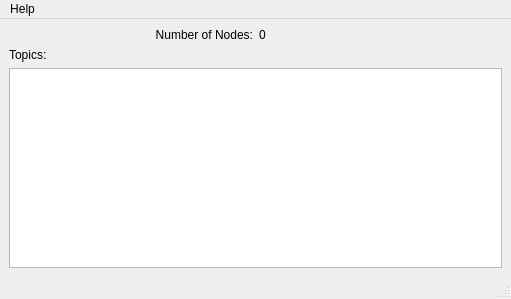
<?xml version="1.0" encoding="UTF-8"?>
<ui version="4.0">
 <class>server</class>
 <widget class="QMainWindow" name="server">
  <property name="geometry">
   <rect>
    <x>0</x>
    <y>0</y>
    <width>511</width>
    <height>299</height>
   </rect>
  </property>
  <property name="windowTitle">
   <string>server</string>
  </property>
  <widget class="QWidget" name="centralwidget">
   <layout class="QGridLayout" name="gridLayout">
    <item row="0" column="0">
     <layout class="QVBoxLayout" name="verticalLayout_2">
      <item>
       <layout class="QHBoxLayout" name="horizontalLayout">
        <item>
         <widget class="QLabel" name="label">
          <property name="text">
           <string>Number of Nodes:</string>
          </property>
          <property name="alignment">
           <set>Qt::AlignRight|Qt::AlignTrailing|Qt::AlignVCenter</set>
          </property>
         </widget>
        </item>
        <item>
         <widget class="QLabel" name="label_2">
          <property name="text">
           <string>0</string>
          </property>
         </widget>
        </item>
       </layout>
      </item>
      <item>
       <layout class="QVBoxLayout" name="verticalLayout">
        <item>
         <widget class="QLabel" name="label_3">
          <property name="text">
           <string>Topics:</string>
          </property>
         </widget>
        </item>
        <item>
         <widget class="QTableView" name="tableView"/>
        </item>
       </layout>
      </item>
     </layout>
    </item>
   </layout>
  </widget>
  <widget class="QMenuBar" name="menubar">
   <property name="geometry">
    <rect>
     <x>0</x>
     <y>0</y>
     <width>511</width>
     <height>22</height>
    </rect>
   </property>
   <widget class="QMenu" name="menuHelp">
    <property name="title">
     <string>Help</string>
    </property>
    <addaction name="actionAbout_Us"/>
   </widget>
   <addaction name="menuHelp"/>
  </widget>
  <widget class="QStatusBar" name="statusbar"/>
  <action name="actionAbout_Us">
   <property name="text">
    <string>About Us</string>
   </property>
  </action>
 </widget>
 <resources/>
 <connections/>
</ui>
